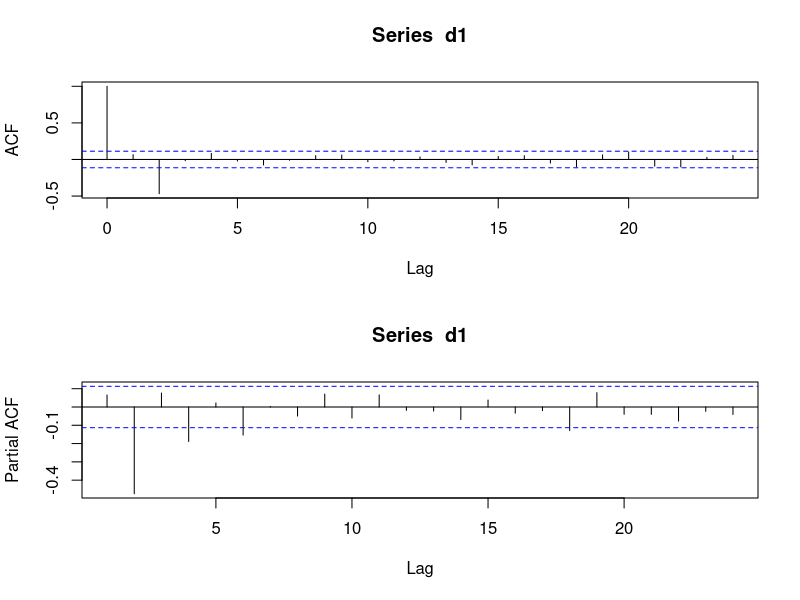
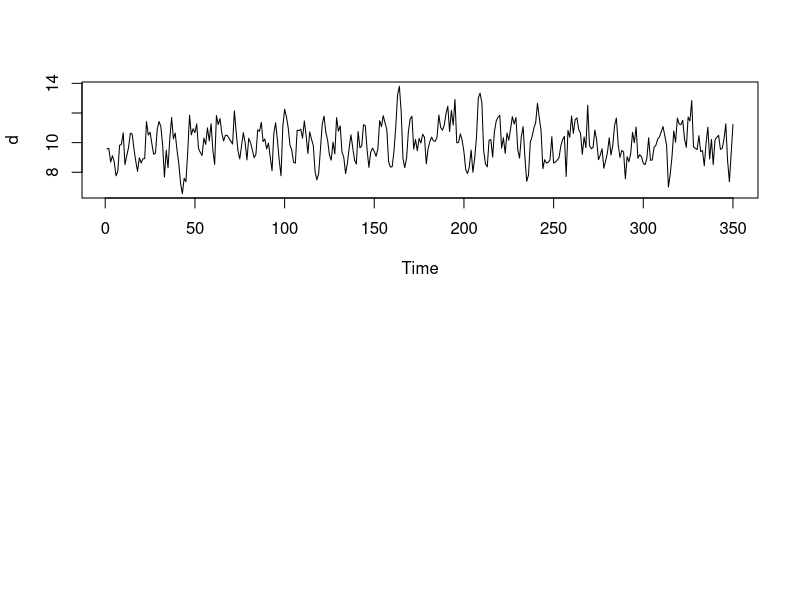
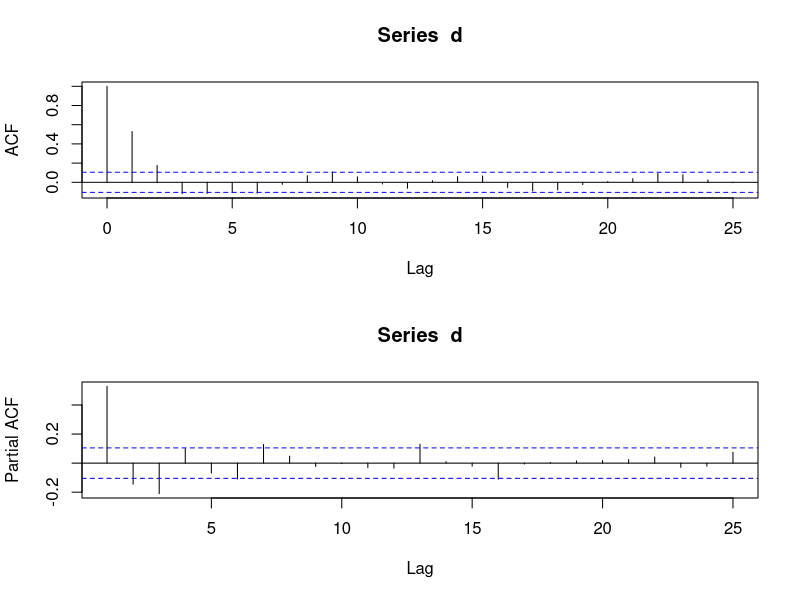
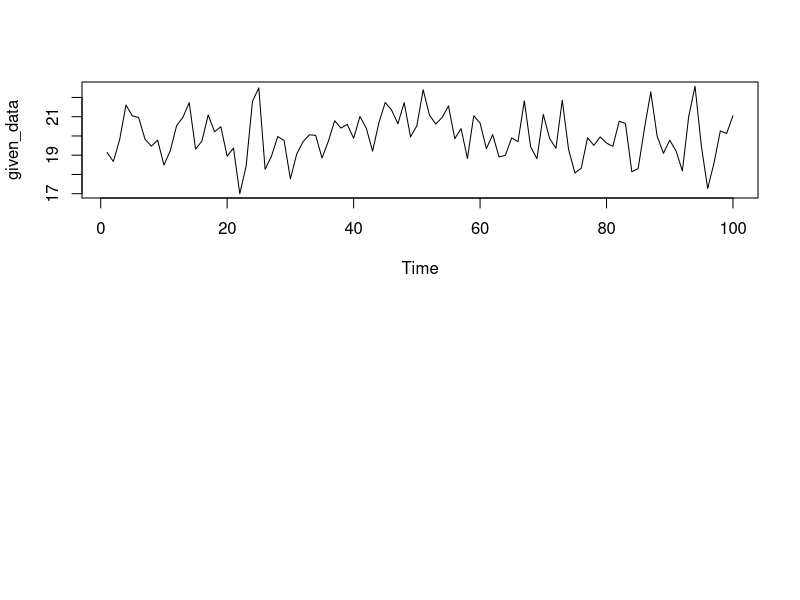
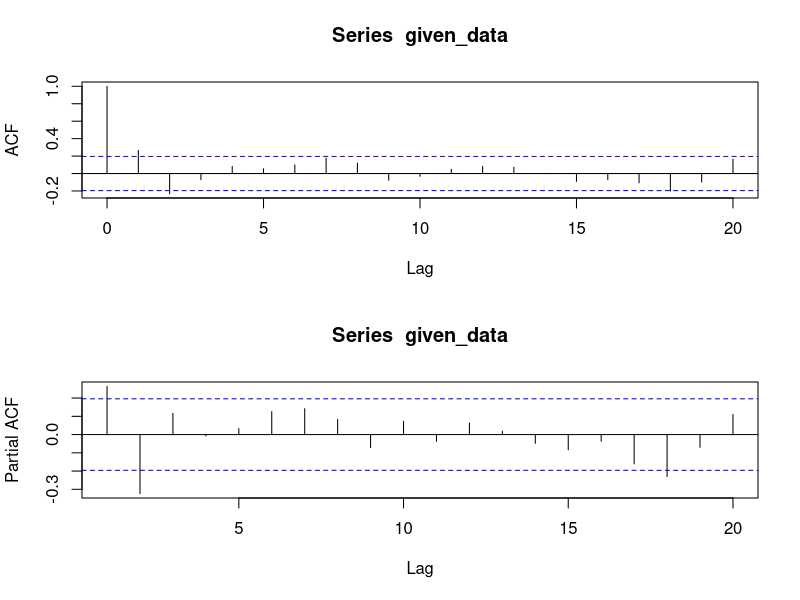

Here is the R script that generated these plots, in order:
## ---- chunk 1
knitr::opts_chunk$set(echo = TRUE, 
                      warning = FALSE,
                      error = FALSE,
                      message = FALSE,
                      tidy = TRUE,
                      fig.width = 6, 
                      fig.height = 6, 
                      fig.align = "center")
## ---- chunk 2
roots = abs(polyroot(c(-2, -0.7, 0.3, 1)))
## ---- chunk 3
d1 = arima.sim(list(ma = c(0.6, -0.7)), n = 500, sd = sqrt(1))
d1 = d1[201:500]
samp_mean = mean(d1)
samp_var = var(d1)
## ---- chunk 4
par(mfrow = c(2,1))
acf(d1)
pacf(d1)
## ---- chunk 5
quad_roots = abs(polyroot(c(1, 0.6, -0.7)))
quad_roots
## ---- chunk 6
set.seed(123)
d = 10 + arima.sim(list(ma = c(0.7, 0.5)), n = 450, sd = sqrt(1))[101:450]
c(mean(d), var(d))
ts.plot(d)
## ---- chunk 7
par(mfrow = c(2, 1))
r = acf(d)
p = pacf(d)
## ---- chunk 8
r[1:3]; p[1:3]
## ---- chunk 9
given_data = c(19.15, 18.67, 19.82, 21.61, 21.04, 20.96, 19.84, 19.47, 19.78, 18.49, 19.23, 20.53,
20.97, 21.73, 19.32, 19.73, 21.09, 20.22, 20.48, 18.95, 19.37, 17.00, 18.43, 21.79,
22.50, 18.27, 18.94, 19.97, 19.77, 17.77, 19.06, 19.70, 20.06, 20.03, 18.86, 19.72,
20.79, 20.41, 20.60, 19.88, 21.01, 20.41, 19.21, 20.69, 21.74, 21.35, 20.63, 21.73,
19.95, 20.53, 22.40, 21.08, 20.62, 20.96, 21.56, 19.86, 20.38, 18.83, 21.05, 20.67,
19.34, 20.07, 18.91, 18.99, 19.90, 19.70, 21.82, 19.43, 18.82, 21.12, 19.87, 19.36,
21.86, 19.30, 18.08, 18.32, 19.91, 19.51, 19.95, 19.63, 19.46, 20.76, 20.65, 18.14,
18.30, 20.39, 22.29, 20.00, 19.10, 19.78, 19.22, 18.18, 21.01, 22.58, 19.48, 17.27,
18.59, 20.26, 20.13, 21.05)

samp_mean = mean(given_data)
samp_var= var(given_data)
c(samp_mean, samp_var)
## ---- chunk 10
ts.plot(given_data)
## ---- chunk 11
par(mfrow = c(2, 1))
acf(given_data)
pacf(given_data)
